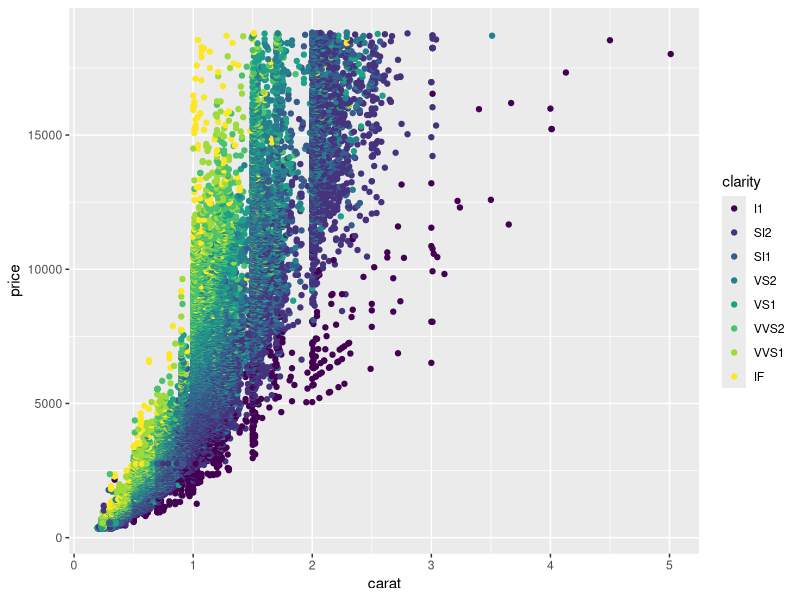
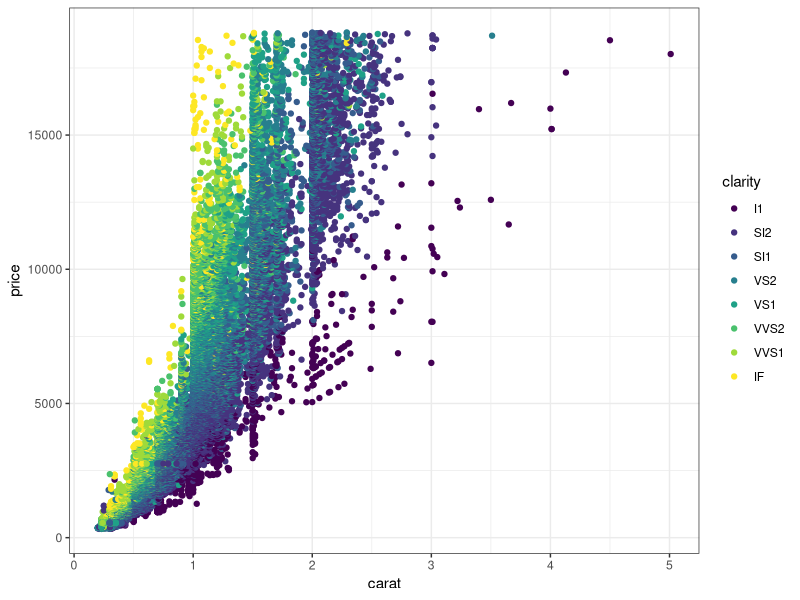
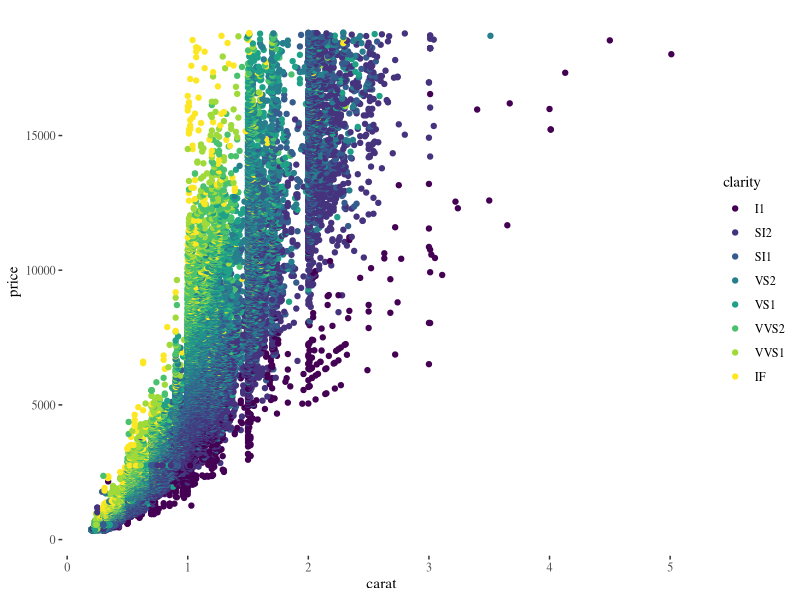
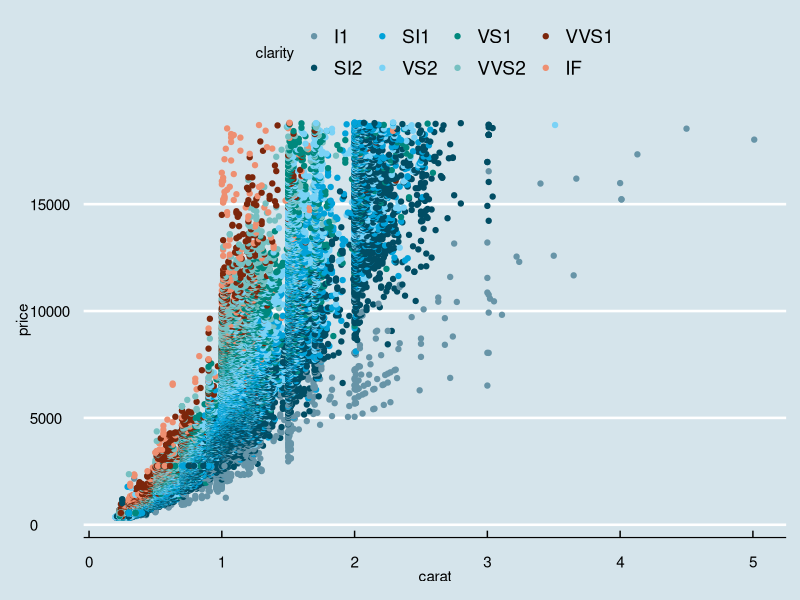
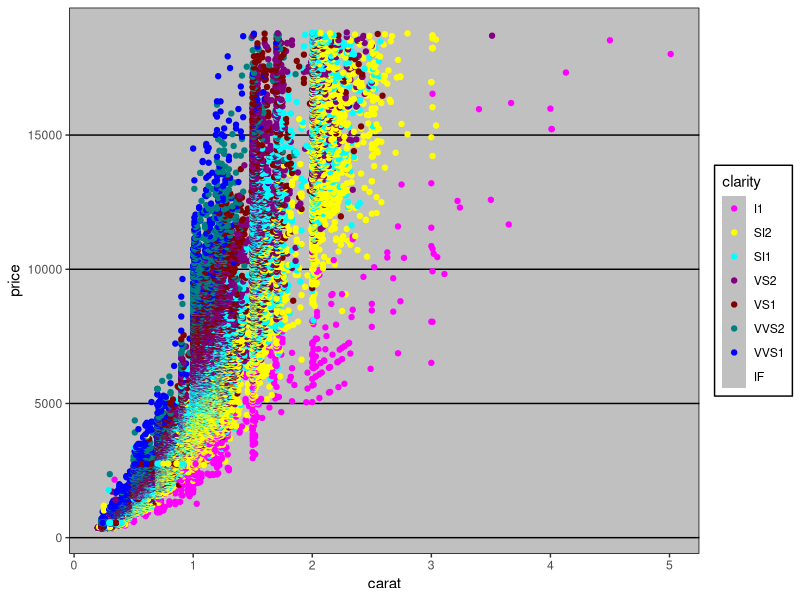
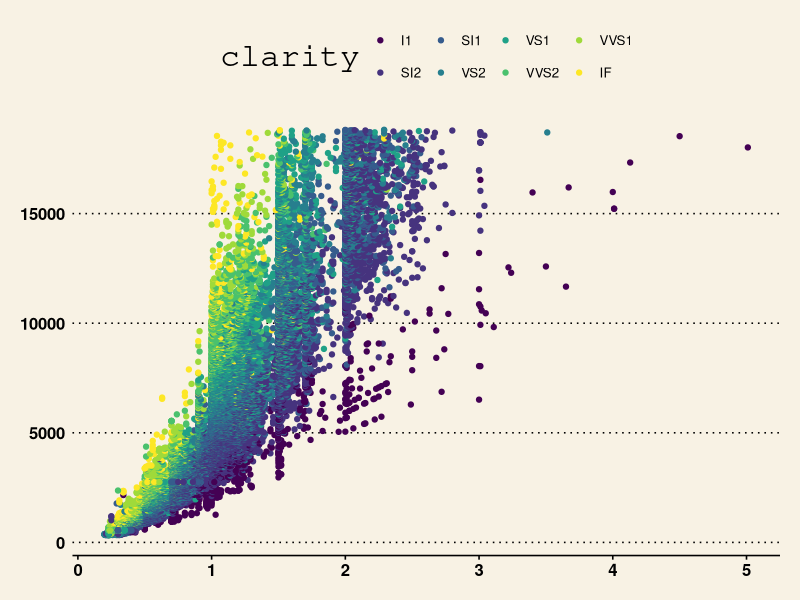
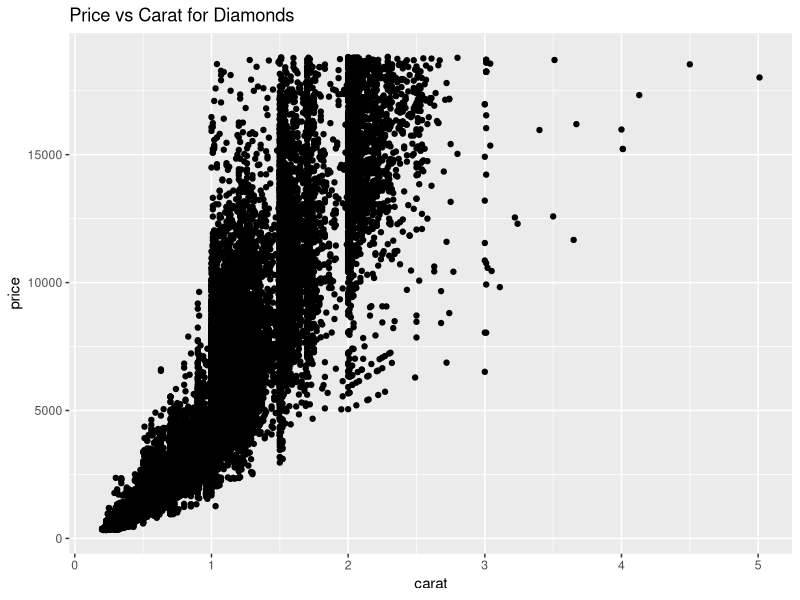
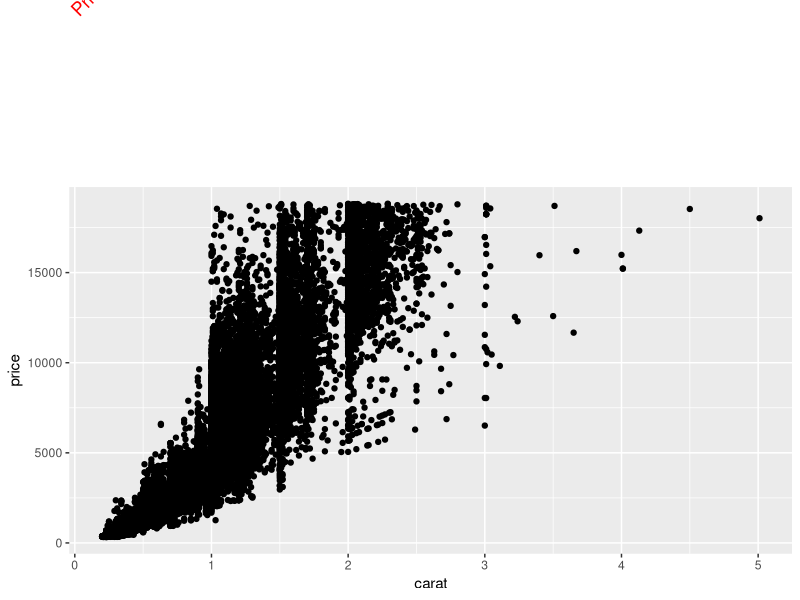

These charts were generated, in order, by the following R code:
## ---- echo=FALSE, message=FALSE------------------------------------------
library(ggplot2)

states <- map_data("state")

## ---- fig.height=2, fig.width=7------------------------------------------
p <- qplot(carat, price, data = diamonds, colour = clarity); p

## ---- fig.height=2, fig.width=7------------------------------------------
p + theme_bw()

## ---- fig.height=4, fig.width=7------------------------------------------
library(ggthemes)
p + theme_tufte()

## ---- fig.height=4, fig.width=7------------------------------------------
p + theme_economist() + scale_colour_economist() 

## ---- fig.height=4, fig.width=7------------------------------------------
p + theme_excel() + scale_colour_excel()

## ---- fig.height=4, fig.width=7------------------------------------------
p + theme_wsj()

## ---- eval=FALSE---------------------------------------------------------
## theme_set(theme_bw())

## ------------------------------------------------------------------------
theme_bw()

## ---- fig.height=4, fig.width=7------------------------------------------
qplot(carat, price, data = diamonds) +
    ggtitle("Price vs Carat for Diamonds")

## ---- fig.height=4, fig.width=7------------------------------------------
p <- qplot(carat, price, data = diamonds) + 
    ggtitle("Price vs Carat for Diamonds")
p + theme(plot.title = element_text(colour = "red", angle = 45))

## ---- fig.height=3, fig.width=7------------------------------------------
p + theme(
    axis.text.x = element_blank(),
    axis.text.y = element_blank(),
    axis.title.x = element_blank(),
    axis.title.y = element_blank(),
    axis.ticks.length = unit(0, "cm")
)

## ---- eval=FALSE---------------------------------------------------------
## qplot(price, carat, data = diamonds)
## 
## ggsave("diamonds.png")
## ggsave("diamonds.pdf")
## ggsave("diamonds.png", width = 6, height = 6)

## ---- eval=FALSE---------------------------------------------------------
## dplot <- qplot(carat, price, data = diamonds)
## ggsave("diamonds.png", plot = dplot, dpi = 72)

